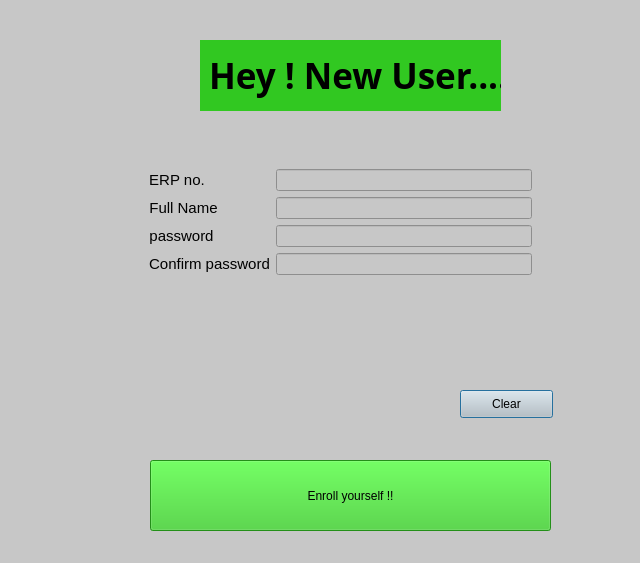
<?xml version="1.0" encoding="UTF-8"?>
<ui version="4.0">
 <class>LibrarySignup</class>
 <widget class="QDialog" name="LibrarySignup">
  <property name="geometry">
   <rect>
    <x>0</x>
    <y>0</y>
    <width>640</width>
    <height>563</height>
   </rect>
  </property>
  <property name="windowTitle">
   <string>Library</string>
  </property>
  <property name="styleSheet">
   <string notr="true">background-color: rgb(199, 199, 199);</string>
  </property>
  <widget class="QLabel" name="logo">
   <property name="geometry">
    <rect>
     <x>40</x>
     <y>10</y>
     <width>101</width>
     <height>111</height>
    </rect>
   </property>
   <property name="minimumSize">
    <size>
     <width>101</width>
     <height>111</height>
    </size>
   </property>
   <property name="text">
    <string/>
   </property>
   <property name="pixmap">
    <pixmap>../Images/logog.JPG</pixmap>
   </property>
  </widget>
  <widget class="QPushButton" name="clear">
   <property name="geometry">
    <rect>
     <x>460</x>
     <y>390</y>
     <width>93</width>
     <height>28</height>
    </rect>
   </property>
   <property name="text">
    <string>Clear</string>
   </property>
  </widget>
  <widget class="QFrame" name="formFrame">
   <property name="geometry">
    <rect>
     <x>140</x>
     <y>160</y>
     <width>401</width>
     <height>221</height>
    </rect>
   </property>
   <property name="styleSheet">
    <string notr="true"/>
   </property>
   <layout class="QFormLayout" name="formLayout">
    <item row="1" column="0">
     <widget class="QLabel" name="label_2">
      <property name="text">
       <string>&lt;html&gt;&lt;head/&gt;&lt;body&gt;&lt;p align=&quot;center&quot;&gt;&lt;span style=&quot; font-size:11pt;&quot;&gt;ERP no.&lt;/span&gt;&lt;/p&gt;&lt;/body&gt;&lt;/html&gt;</string>
      </property>
     </widget>
    </item>
    <item row="1" column="1">
     <widget class="QLineEdit" name="erp_ip"/>
    </item>
    <item row="3" column="0">
     <widget class="QLabel" name="label_6">
      <property name="text">
       <string>&lt;html&gt;&lt;head/&gt;&lt;body&gt;&lt;p align=&quot;center&quot;&gt;&lt;span style=&quot; font-size:11pt;&quot;&gt;Full Name&lt;/span&gt;&lt;/p&gt;&lt;/body&gt;&lt;/html&gt;</string>
      </property>
     </widget>
    </item>
    <item row="3" column="1">
     <widget class="QLineEdit" name="name_ip"/>
    </item>
    <item row="4" column="0">
     <widget class="QLabel" name="label_7">
      <property name="text">
       <string>&lt;html&gt;&lt;head/&gt;&lt;body&gt;&lt;p align=&quot;center&quot;&gt;&lt;span style=&quot; font-size:11pt;&quot;&gt; password&lt;/span&gt;&lt;/p&gt;&lt;/body&gt;&lt;/html&gt;</string>
      </property>
     </widget>
    </item>
    <item row="4" column="1">
     <widget class="QLineEdit" name="password_ip">
      <property name="echoMode">
       <enum>QLineEdit::Password</enum>
      </property>
     </widget>
    </item>
    <item row="5" column="0">
     <widget class="QLabel" name="label_8">
      <property name="styleSheet">
       <string notr="true"/>
      </property>
      <property name="text">
       <string>&lt;html&gt;&lt;head/&gt;&lt;body&gt;&lt;p align=&quot;center&quot;&gt;&lt;span style=&quot; font-size:11pt;&quot;&gt;Confirm password&lt;/span&gt;&lt;/p&gt;&lt;/body&gt;&lt;/html&gt;</string>
      </property>
     </widget>
    </item>
    <item row="5" column="1">
     <widget class="QLineEdit" name="cpassword_ip">
      <property name="echoMode">
       <enum>QLineEdit::Password</enum>
      </property>
     </widget>
    </item>
   </layout>
  </widget>
  <widget class="QPushButton" name="enroll">
   <property name="geometry">
    <rect>
     <x>150</x>
     <y>460</y>
     <width>401</width>
     <height>71</height>
    </rect>
   </property>
   <property name="styleSheet">
    <string notr="true">background-color: rgb(49, 200, 33);
font: 28pt &quot;Nirmala UI&quot;;</string>
   </property>
   <property name="text">
    <string>Enroll yourself !!</string>
   </property>
  </widget>
  <widget class="QLabel" name="label">
   <property name="geometry">
    <rect>
     <x>200</x>
     <y>40</y>
     <width>301</width>
     <height>71</height>
    </rect>
   </property>
   <property name="font">
    <font>
     <family>Bahnschrift SemiBold SemiConden</family>
     <pointsize>26</pointsize>
     <weight>75</weight>
     <bold>true</bold>
    </font>
   </property>
   <property name="styleSheet">
    <string notr="true">background-color: rgb(49, 200, 33);</string>
   </property>
   <property name="text">
    <string> Hey ! New User.....</string>
   </property>
  </widget>
 </widget>
 <resources/>
 <connections/>
</ui>
